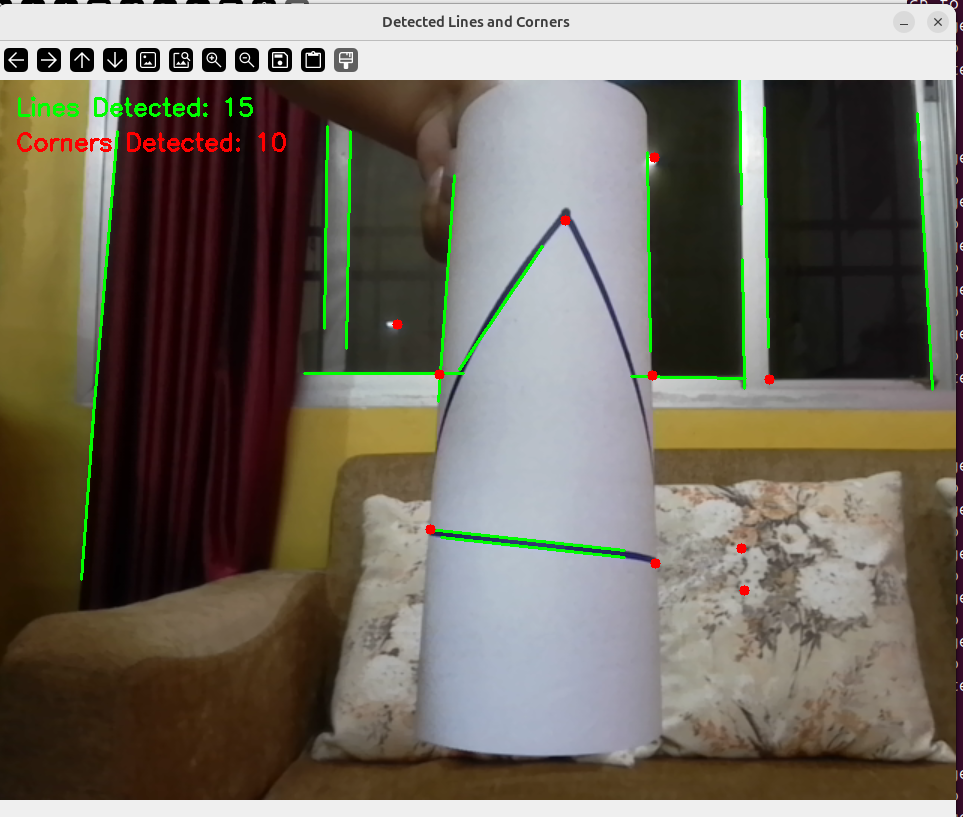
#> input picture non_planar_triangle_detection.png, 963 x 817 px, given in place of the camera
$ python task1_triangle_detection.py
#> lines starting #> are read from the running program, lines starting #| are printed output that depends on the picture; after the words box and inside, x2 and y2 are one past the last pixel; in counts of white or black regions, pixels touching at a corner belong together
import cv2
import numpy as np

# Open default webcam
cap = cv2.VideoCapture(0)

# Check if webcam opened successfully
if not cap.isOpened():
    print("Error: Could not open webcam.")
    exit()

print("Webcam started successfully.")
print("Press 'q' to quit.")

while True:
    # Read frame from webcam
    ret, frame = cap.read()
#> frame is the input picture: shape (817, 963, 3); mean B, G, R 95.8, 107.6, 113.8

    if not ret:
        print("Error: Could not read frame.")
        break

    # Resize frame for easier viewing
    frame = cv2.resize(frame, (960, 720))
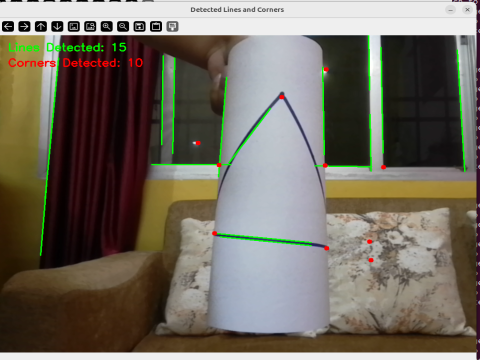
#> frame: shape (720, 960, 3) (shown at 1/2 size); mean B, G, R 95.7, 107.6, 113.8

    # Make a copy for drawing results
    output = frame.copy()

    # Convert frame to grayscale
    gray = cv2.cvtColor(frame, cv2.COLOR_BGR2GRAY)
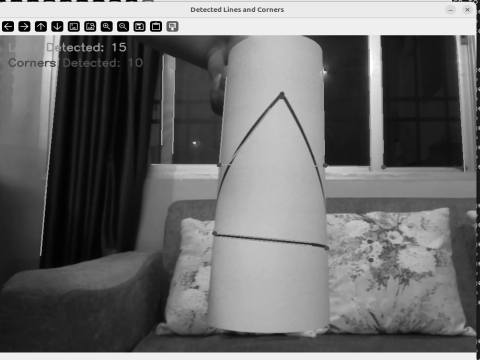
#> gray: shape (720, 960) (shown at 1/2 size); min 0, max 255, mean 108.1

    # Apply Gaussian blur to reduce noise
    blurred = cv2.GaussianBlur(gray, (5, 5), 0)

    # Detect edges using Canny
    edges = cv2.Canny(blurred, 75, 200)
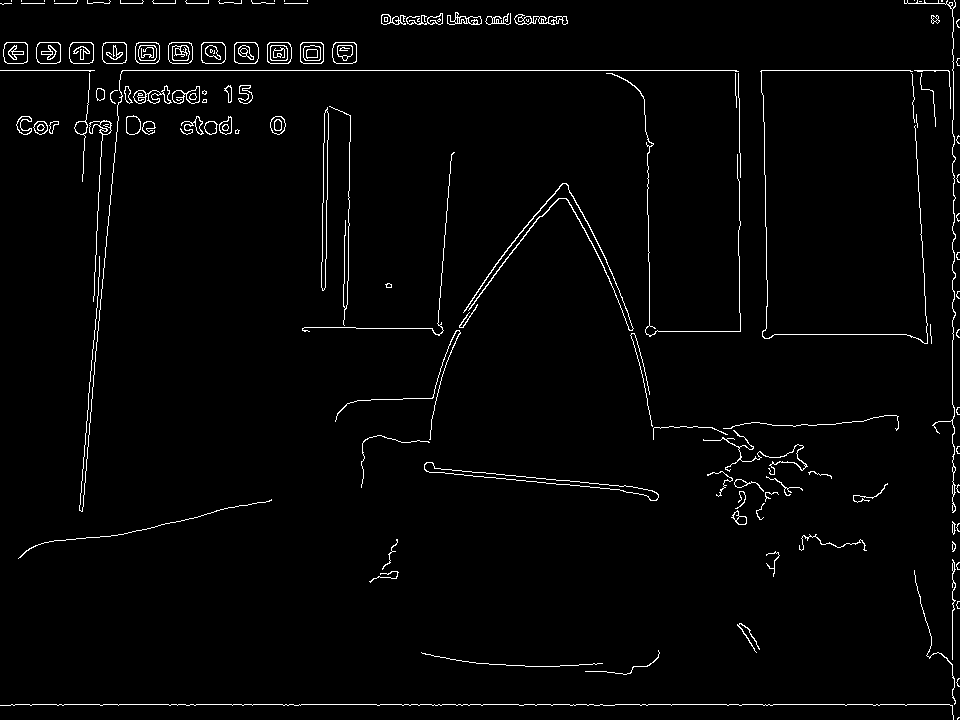
#> edges: shape (720, 960); 2.2% white in thin lines or dots

    # Detect lines using Probabilistic Hough Transform
    lines = cv2.HoughLinesP(
        edges,
        rho=1,
        theta=np.pi / 180,
        threshold=80,
        minLineLength=100,
        maxLineGap=20
    )
#> lines = 34 rows, first 6: [761, 70, 952, 70], [11, 704, 954, 704], [952, 714, 952, 226], [953, 339, 953, 7], [6, 42, 354, 42], [82, 511, 113, 163]

    line_count = 0

    # Draw detected lines
    if lines is not None:
        for line in lines:
            x1, y1, x2, y2 = line[0]

            # Calculate line length to remove tiny noisy lines
            length = ((x2 - x1) ** 2 + (y2 - y1) ** 2) ** 0.5

            if length > 80:
                cv2.line(output, (x1, y1), (x2, y2), (0, 255, 0), 2)
                line_count += 1
#> this loop made 34 passes
#> (x1, y1, x2, y2, length) on passes 1 to 8: (761, 70, 952, 70, 191), (11, 704, 954, 704, 943), (952, 714, 952, 226, 488), (953, 339, 953, 7, 332), (6, 42, 354, 42, 348), (82, 511, 113, 163, 349.4), (0, 3, 307, 3, 307), (122, 70, 736, 70, 614)
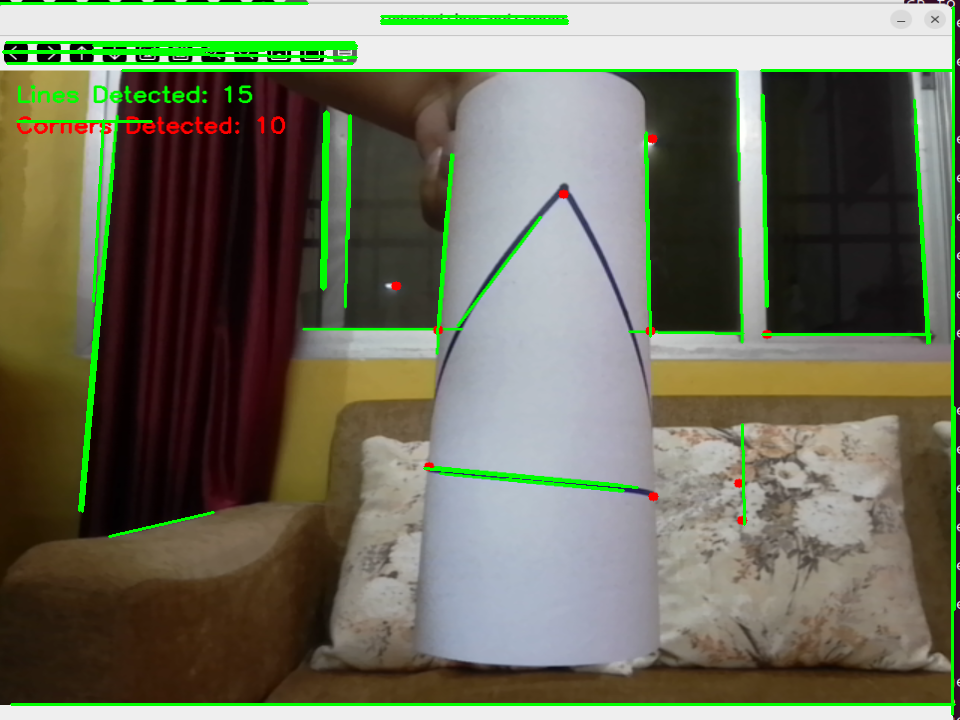
#> output: shape (720, 960, 3); 3.28% of pixels changed, all inside (x1, y1, x2, y2) = (0, 2, 956, 716)
#> after the loop, line_count = 34

    # Detect corners using Shi-Tomasi method
    corners = cv2.goodFeaturesToTrack(
        gray,
        maxCorners=10,
        qualityLevel=0.03,
        minDistance=25
    )
#> corners = [[278, 55], [144, 49], [317, 49], [274, 2], [21, 2], [54, 2], [241, 2], [87, 2], [208, 2], [120, 2]]

    corner_count = 0

    # Draw detected corners
    if corners is not None:
        corners = np.int32(corners)
#> corners = contour of 10 points, box (x1, y1, x2, y2) (21, 2, 318, 56), area 4608

        for corner in corners:
            x, y = corner.ravel()
            cv2.circle(output, (x, y), 5, (0, 0, 255), -1)
            corner_count += 1
#> this loop made 10 passes
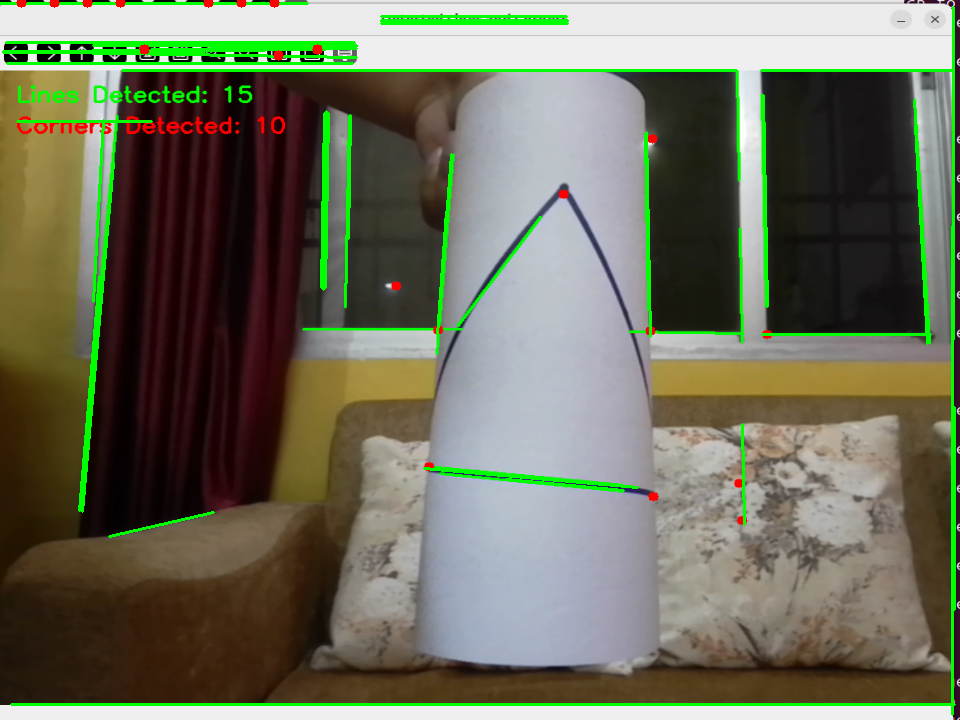
#> output: shape (720, 960, 3); 0.1% of pixels changed, all inside (x1, y1, x2, y2) = (16, 0, 323, 61)
#> after the loop, corner_count = 10

    # Show counts on screen
    cv2.putText(
        output,
        f"Lines Detected: {line_count}",
        (20, 35),
        cv2.FONT_HERSHEY_SIMPLEX,
        0.8,
        (0, 255, 0),
        2
    )

    cv2.putText(
        output,
        f"Corners Detected: {corner_count}",
        (20, 70),
        cv2.FONT_HERSHEY_SIMPLEX,
        0.8,
        (0, 0, 255),
        2
    )
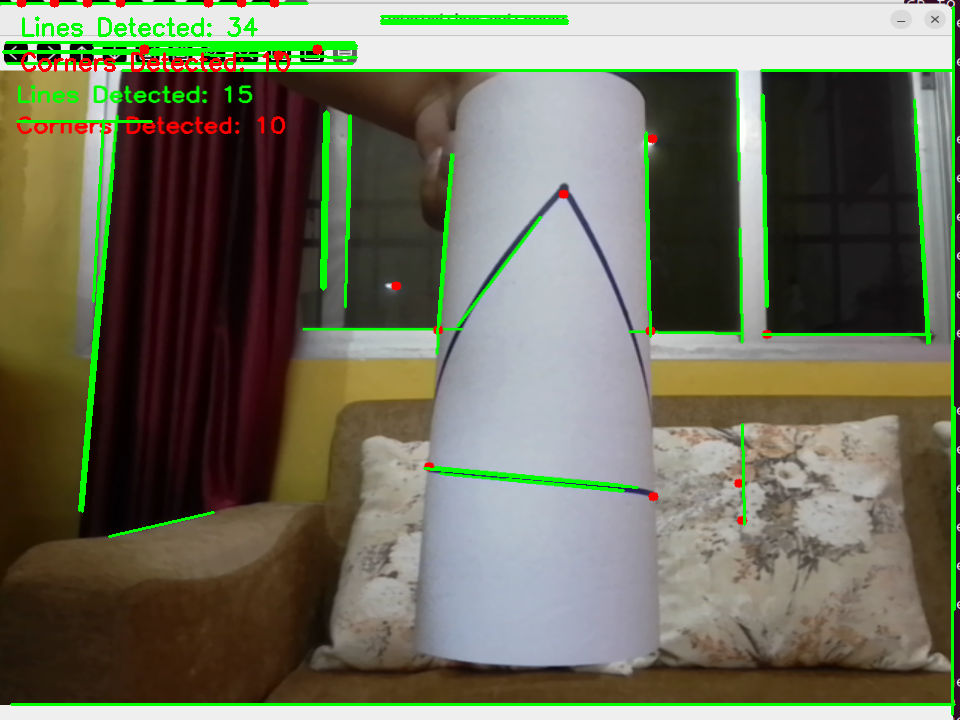
#> output: shape (720, 960, 3); mean B, G, R 91.6, 111.4, 110.2

    # Display windows
    cv2.imshow("Original Frame", frame)
    cv2.imshow("Edges", edges)
    cv2.imshow("Detected Lines and Corners", output)

    # Exit when 'q' is pressed
    if cv2.waitKey(1) & 0xFF == ord('q'):
#> (key q is pressed here)
        break

# Release webcam and close all windows
cap.release()
cv2.destroyAllWindows()

$ run again, on planar_low_light_detection.png
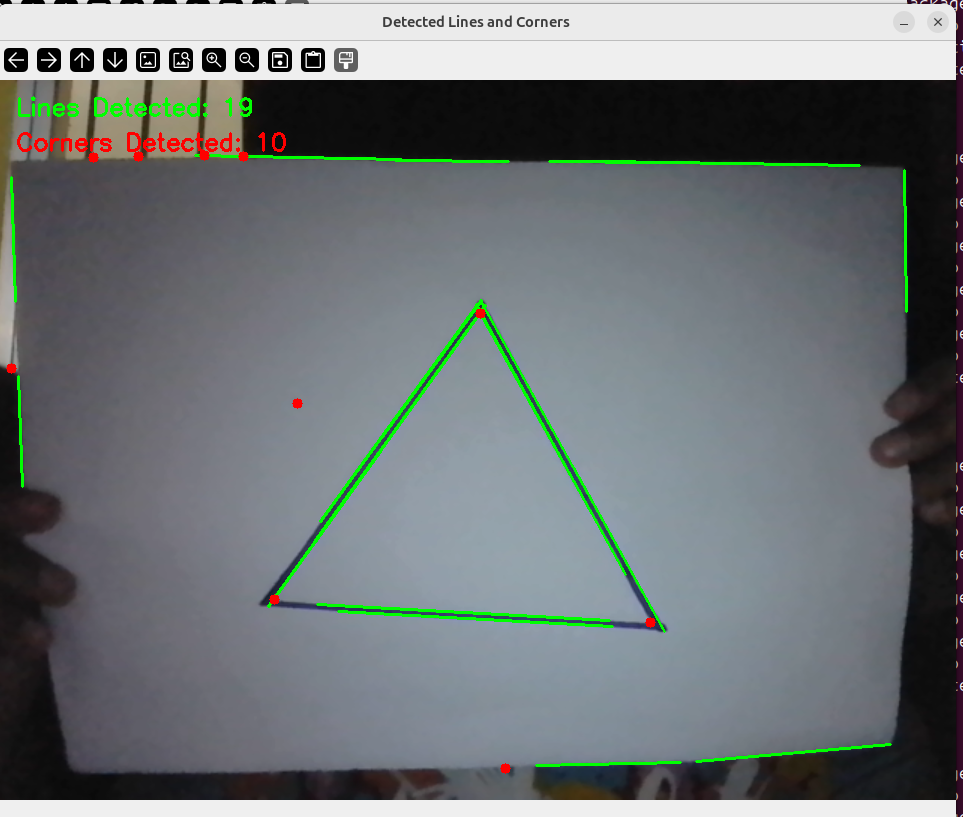
#> input picture planar_low_light_detection.png, 963 x 817 px, given in place of the camera
#> frame is the input picture: shape (817, 963, 3); mean B, G, R 118.2, 116.8, 110.8
#> frame: shape (720, 960, 3)
#> `edges = cv2.Canny(blurred, 75, 200)`:
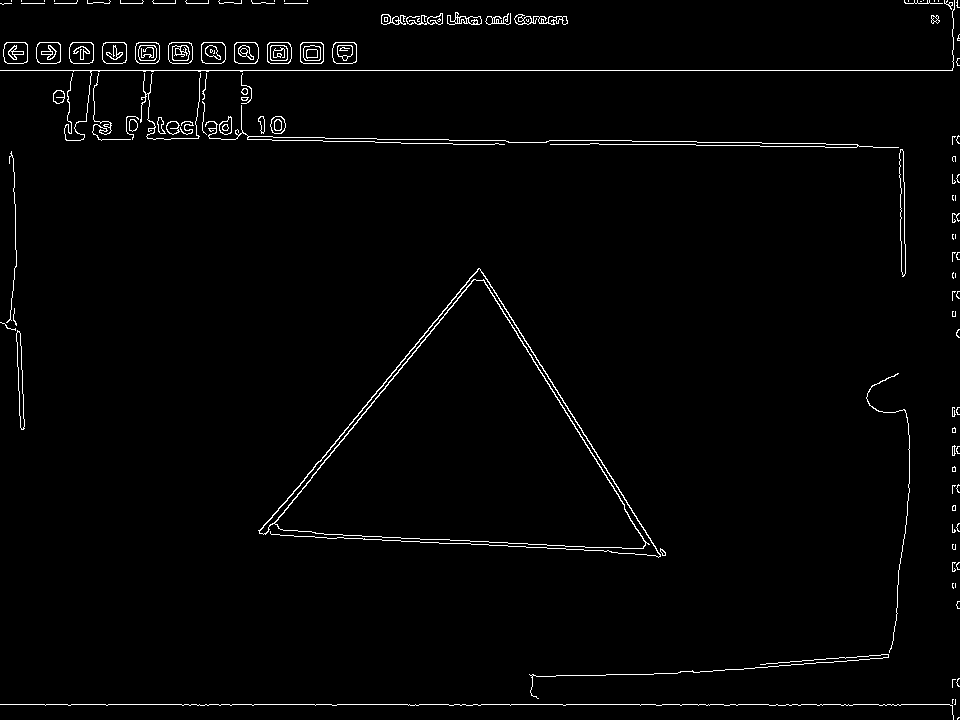
#> edges: shape (720, 960); 1.8% white in thin lines or dots
#> lines = 44 rows, first 6: [0, 70, 952, 70], [0, 704, 955, 704], [651, 144, 879, 147], [483, 273, 660, 556], [375, 142, 504, 144], [477, 269, 624, 505]
#> the loop `for line in lines:` made 44 passes
#> (x1, y1, x2, y2, length) on passes 1 to 8: (0, 70, 952, 70, 952), (0, 704, 955, 704, 955), (651, 144, 879, 147, 228), (483, 273, 660, 556, 333.8), (375, 142, 504, 144, 129), (477, 269, 624, 505, 278), (580, 140, 857, 144, 277), (6, 42, 354, 42, 348)
#> after the loop `for line in lines:`: line_count = 44
#> `corners = cv2.goodFeaturesToTrack( gray, maxCorners=10, qualityLevel=0..`: corners = [[278, 55], [952, 705], [144, 49], [317, 49], [274, 2], [21, 2], [54, 2], [241, 2], [87, 2], [208, 2]]
#> `corners = np.int32(corners)`: corners = contour of 10 points, box (x1, y1, x2, y2) (21, 2, 953, 706), area 39252
#> the loop `for corner in corners:` made 10 passes
#> after the loop `for corner in corners:`: corner_count = 10
#> `cv2.putText( output, f"Corners Detected: {corner_count}", (20, 70), cv..`:
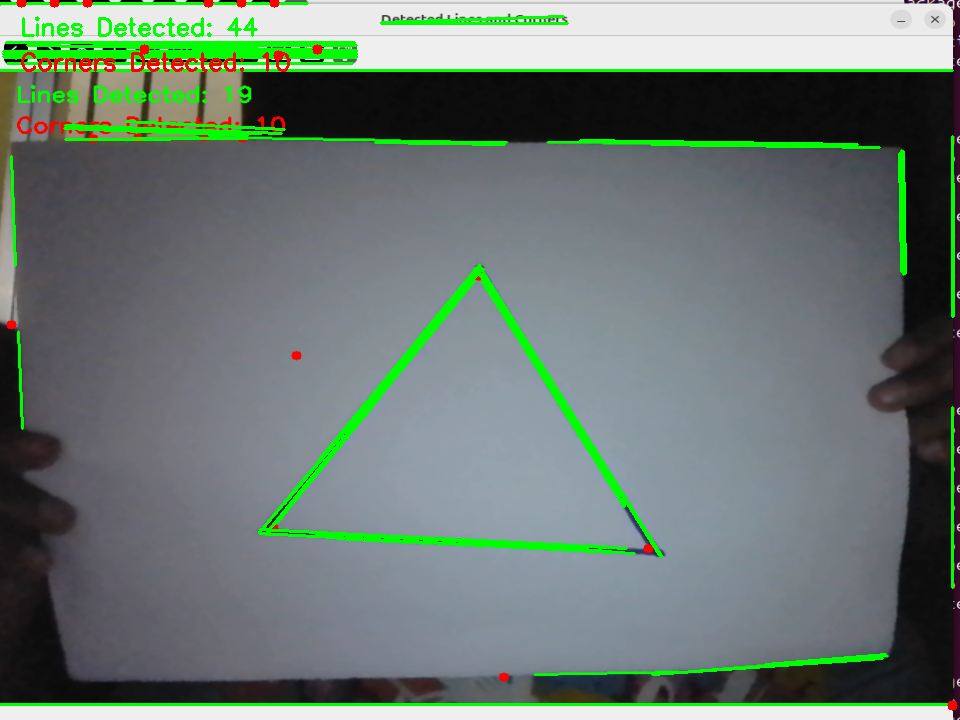
#> output: shape (720, 960, 3); mean B, G, R 113.8, 121.3, 107.1

$ run again, on planar_normal_detection.png
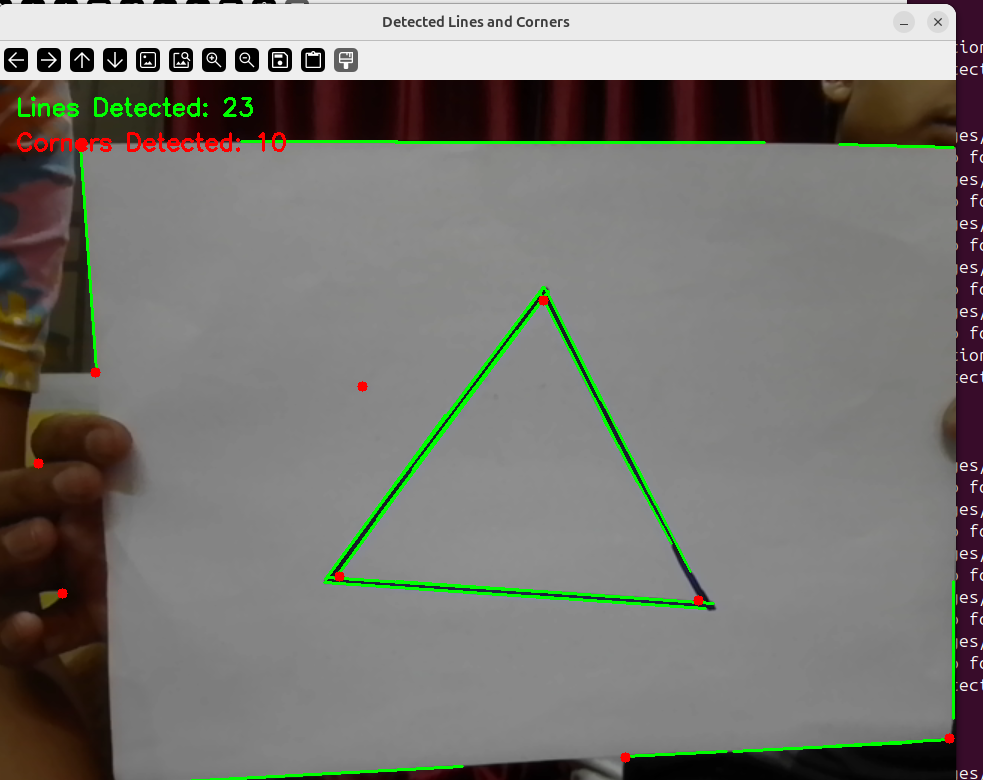
#> input picture planar_normal_detection.png, 983 x 780 px, given in place of the camera
#> frame is the input picture: shape (780, 983, 3); mean B, G, R 115.7, 120.7, 121.8
#> frame: shape (720, 960, 3)
#> `edges = cv2.Canny(blurred, 75, 200)`:
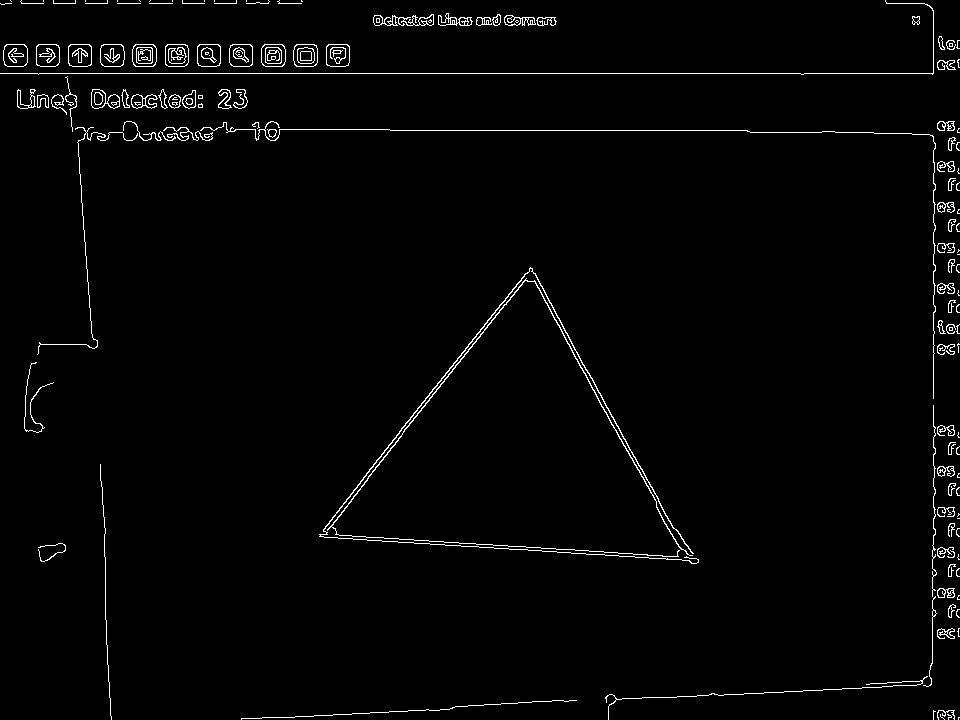
#> edges: shape (720, 960); 1.9% white in thin lines or dots
#> lines = 52 rows, first 6: [0, 73, 933, 73], [390, 130, 747, 130], [933, 616, 933, 136], [241, 719, 452, 708], [0, 3, 301, 3], [6, 44, 347, 44]
#> the loop `for line in lines:` made 52 passes
#> (x1, y1, x2, y2, length) on passes 1 to 8: (0, 73, 933, 73, 933), (390, 130, 747, 130, 357), (933, 616, 933, 136, 480), (241, 719, 452, 708, 211.3), (0, 3, 301, 3, 301), (6, 44, 347, 44, 341), (322, 536, 491, 320, 274.3), (948, 637, 948, 426, 211)
#> after the loop `for line in lines:`: line_count = 52
#> `corners = cv2.goodFeaturesToTrack( gray, maxCorners=10, qualityLevel=0..`: corners = [[141, 52], [206, 53], [42, 2], [247, 2], [274, 58], [107, 2], [182, 2], [150, 2], [10, 2], [75, 2]]
#> `corners = np.int32(corners)`: corners = contour of 10 points, box (x1, y1, x2, y2) (10, 2, 275, 59), area 3170
#> the loop `for corner in corners:` made 10 passes
#> after the loop `for corner in corners:`: corner_count = 10
#> `cv2.putText( output, f"Corners Detected: {corner_count}", (20, 70), cv..`:
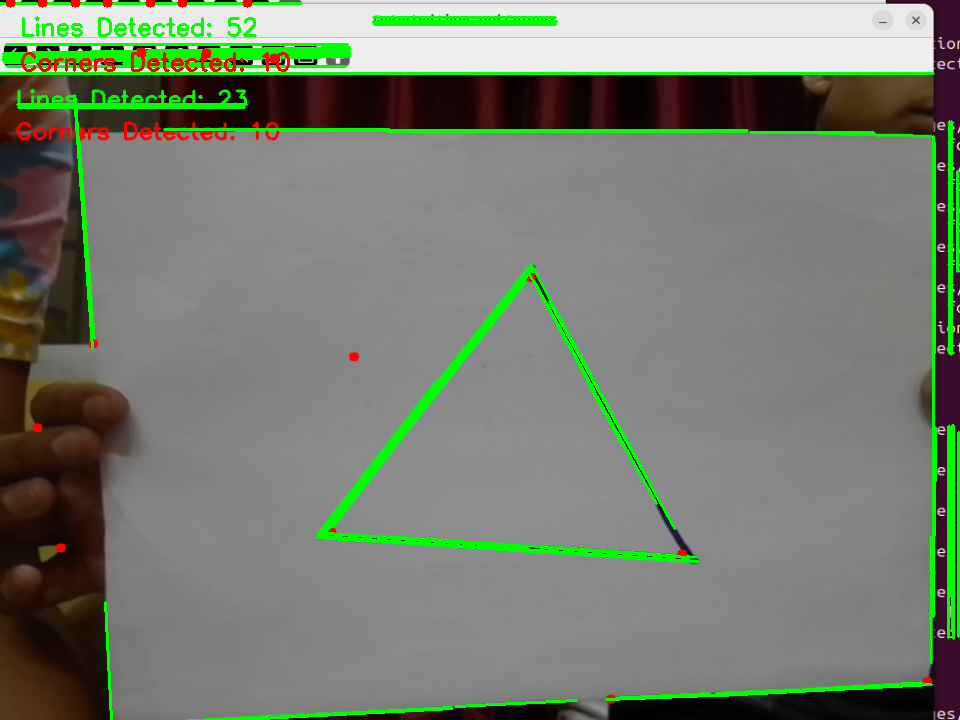
#> output: shape (720, 960, 3); mean B, G, R 111.5, 125.6, 118.2
